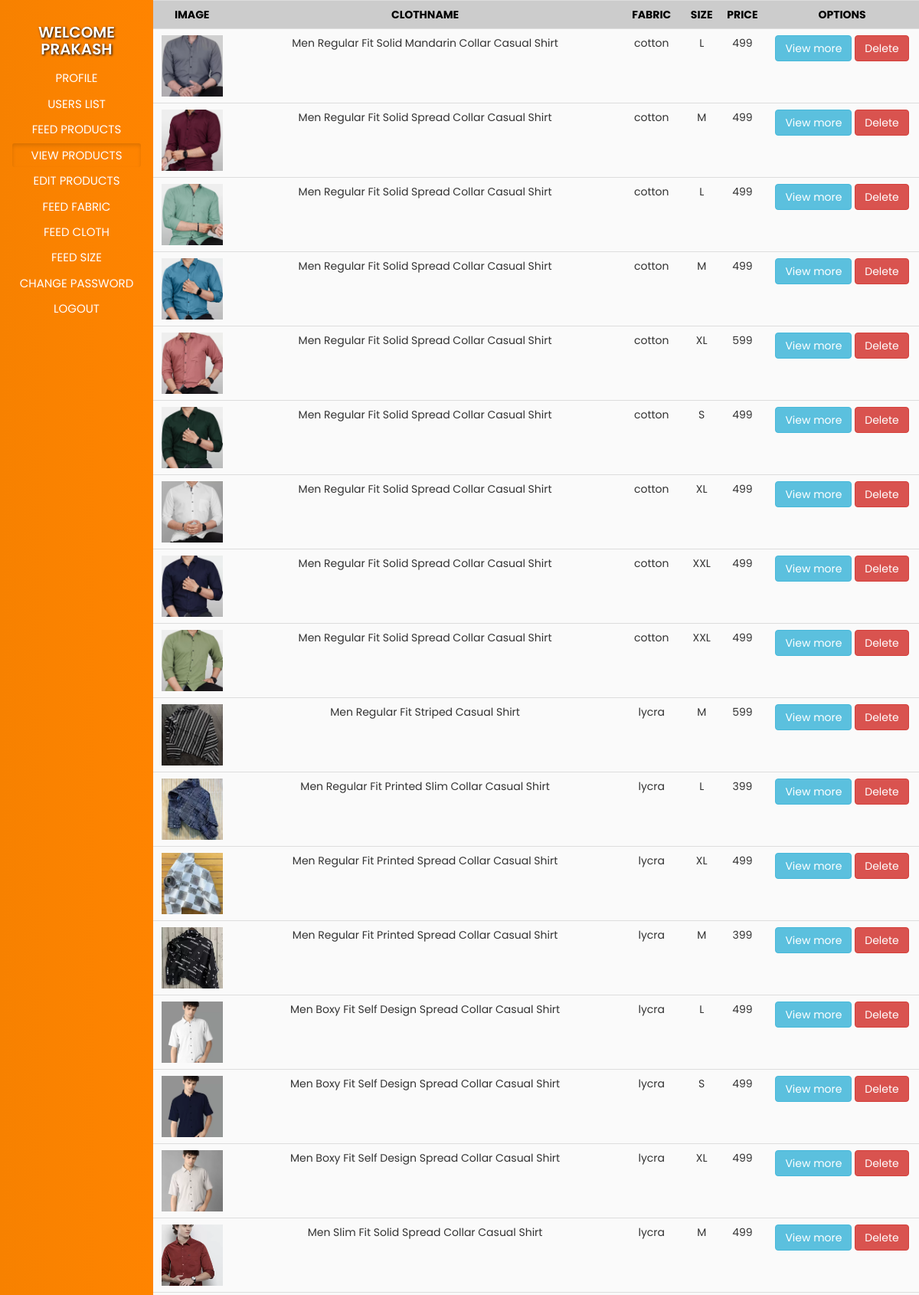
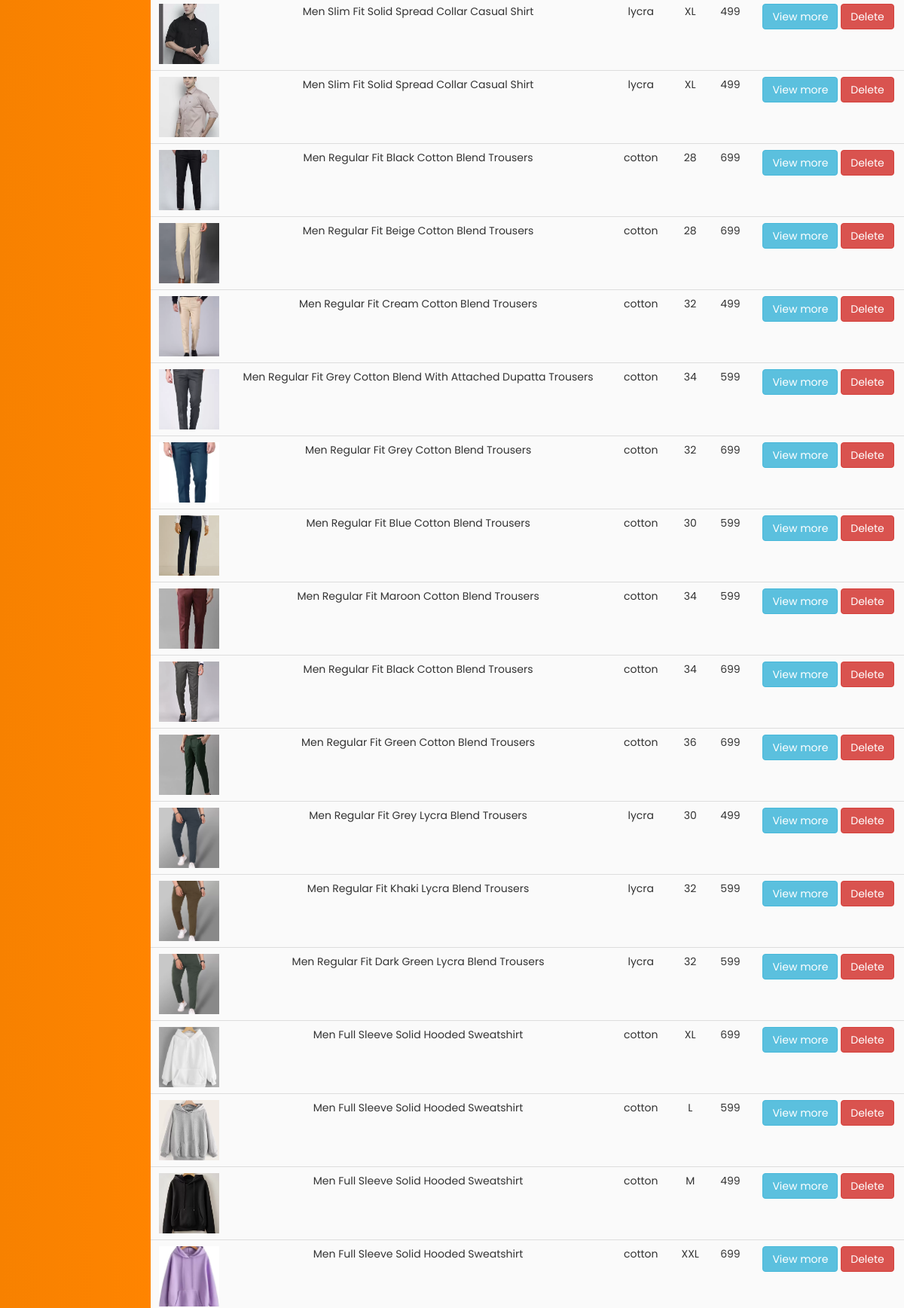
Page /admin/viewproducts.php (signed in, upper part) on the committed database (2 pictures, top to bottom).
### tables this page shows
CREATE TABLE `cloths` (
  `CID` int(11) NOT NULL,
  `CNAME` varchar(300) NOT NULL,
  `CFABRIC_TYP` varchar(150) NOT NULL,
  `CCLOTH` varchar(150) NOT NULL,
  `CSIZE` varchar(100) NOT NULL,
  `PRICE` varchar(100) NOT NULL,
  `FILE` varchar(600) NOT NULL,
  `KEYWORDS` varchar(1000) NOT NULL
);

### admin/viewproducts.php (the view, shortened to what this page needs)
<?php
include("../includes/database.php");
?>
<!DOCTYPE html>
<html lang="en">
<head>
    <link rel="stylesheet" href="https://maxcdn.bootstrapcdn.com/bootstrap/3.4.1/css/bootstrap.min.css">
    <link rel="stylesheet" href="https://cdnjs.cloudflare.com/ajax/libs/font-awesome/6.4.0/css/all.min.css" />
</head>
<body>
    <div class="container-fluid">
        <div class="row">
            <div class="col-md-4 col-lg-2 col-xl-2 col-sm-4 col-xs-4 navigation-links-container">
                <div class="icons">
                <a class="links" id="indicator" href="adminhome.php"><ion-icon name="arrow-back-outline"></ion-icon></a>
                    <a class="links" href="viewproducts.php"><ion-icon name="refresh-outline"></ion-icon></a>
                </div>
                <h4 class="text-center dashboard-owner-name">WELCOME <?php echo $_SESSION["ANAME"]; ?></h4>
                <div class="links-box">
                    <a class="btn links" href="adminprofile.php">PROFILE</a>
                    <a class="btn links" href="userslist.php">USERS LIST</a>
                    <a class="btn links" href="addproducts.php">FEED PRODUCTS</a>
                    <a class="btn links active" href="viewproducts.php">VIEW PRODUCTS</a>
                    <a class="btn links" href="">EDIT PRODUCTS</a>
                    <a class="btn links" href="addfabric.php">FEED FABRIC</a>
                    <a class="btn links" href="addcloth.php">FEED CLOTH</a>
                    <a class="btn links" href="addsize.php">FEED SIZE</a>
                    <a class="btn links" href="achangepass.php">CHANGE PASSWORD</a>
                    <a class="btn links" href="adminlogout.php">LOGOUT</a>
                </div>
            </div>
            <div class="col-md-8 col-lg-10 col-xl-10 col-sm-8 col-xs-8 content-display-container">
            <table class="table text-center table-hover table-responsive">
<tr class="table-headings">
     <th class="text-center">IMAGE</th>
     <th class="text-center">CLOTHNAME</th>
     <th class="text-center">FABRIC</th>
     <th class="text-center">SIZE</th>
     <th class="text-center">PRICE</th>
     <th class="text-center">OPTIONS</th>
 </tr>
 <?php
 $sql="SELECT * FROM cloths";
 $res=$db->query($sql);
 if($res->num_rows>0)
 {
     while($row=$res->fetch_assoc())
     {
     $CID=$row["CID"];
     $CNAME=$row["CNAME"];
     $CFABRIC_TYP=$row["CFABRIC_TYP"];
     $CCLOTH=$row["CCLOTH"];
     $CSIZE=$row["CSIZE"];
     $PRICE=$row["PRICE"];
     $FILE=$row["FILE"];
     $KEYWORDS=$row["KEYWORDS"];
     echo"
          <tr>
          <td><img src='./cloth/$FILE' style='width:80px; height:80px; object-fit:cover;' class='image'></td>
          <td>$CNAME</td>
          <td>$CFABRIC_TYP</td>
          <td>$CSIZE</td>
          <td>$PRICE</td>
          <td><a href='editproduct.php?c=$CID&cn=$CNAME&cf=$CFABRIC_TYP&cc=$CCLOTH&cs=$CSIZE&p=$PRICE&f=$FILE&k=$KEYWORDS' class='btn btn-info'>View more</a>        <a href='delete.php?CID=$CID' class='btn btn-danger'>Delete</a></td>
          </tr>
          ";
     }
 }
 ?>
</table>
            </div>
        </div>
    </div>
</body>
</html>

### admin/viewproducts.php (style rules this page uses)
body { font-family: 'Poppins', sans-serif; }
.navigation-links-container { box-shadow: 0 3px 1px -2px rgba(0, 0, 0, 0.2), 0 2px 2px 0 rgba(0, 0, 0, 0.14), 0 1px 5px 0 rgba(0, 0, 0, 0.12); height: 100vh; background-image: linear-gradient(to right, #F78100, #ff8400); display: flex; flex-direction: column; flex-wrap: wrap; }
.navigation-links-container .dashboard-owner-name { text-transform: uppercase; width: 100%; font-weight: 600; font-size: 20px; color: white; text-shadow: 1px 1px 3px black; text-decoration: none; }
.navigation-links-container .links { text-decoration: none; color: white; font-size: 15px; padding: 5px; }
.links-box { display: flex; flex-wrap: wrap; flex-direction: column; }
.content-display-container { padding: 0; height: 100vh; background-color: #fafafa; overflow-y:scroll; }
.table-headings { background-color:#ccc; color:black; }

### rows in the picture
cloths: FILE (picture), CNAME "Men Regular Fit Solid Mandarin Collar Casual Shirt", CFABRIC_TYP "cotton", CSIZE "L", PRICE "499"
cloths: FILE (picture), CNAME "Men Regular Fit Solid Spread Collar Casual Shirt", CFABRIC_TYP "cotton", CSIZE "M", PRICE "499"
cloths: FILE (picture), CNAME "Men Regular Fit Solid Spread Collar Casual Shirt", CFABRIC_TYP "cotton", CSIZE "L", PRICE "499"
cloths: FILE (picture), CNAME "Men Regular Fit Solid Spread Collar Casual Shirt", CFABRIC_TYP "cotton", CSIZE "M", PRICE "499"
cloths: FILE (picture), CNAME "Men Regular Fit Solid Spread Collar Casual Shirt", CFABRIC_TYP "cotton", CSIZE "XL", PRICE "599"
cloths: FILE (picture), CNAME "Men Regular Fit Solid Spread Collar Casual Shirt", CFABRIC_TYP "cotton", CSIZE "S", PRICE "499"
cloths: FILE (picture), CNAME "Men Regular Fit Solid Spread Collar Casual Shirt", CFABRIC_TYP "cotton", CSIZE "XL", PRICE "499"
cloths: FILE (picture), CNAME "Men Regular Fit Solid Spread Collar Casual Shirt", CFABRIC_TYP "cotton", CSIZE "XXL", PRICE "499"
cloths: FILE (picture), CNAME "Men Regular Fit Solid Spread Collar Casual Shirt", CFABRIC_TYP "cotton", CSIZE "XXL", PRICE "499"
cloths: FILE (picture), CNAME "Men Regular Fit Striped Casual Shirt", CFABRIC_TYP "lycra", CSIZE "M", PRICE "599"
cloths: FILE (picture), CNAME "Men Regular Fit Printed Slim Collar Casual Shirt", CFABRIC_TYP "lycra", CSIZE "L", PRICE "399"
cloths: FILE (picture), CNAME "Men Regular Fit Printed Spread Collar Casual Shirt", CFABRIC_TYP "lycra", CSIZE "XL", PRICE "499"
cloths: FILE (picture), CNAME "Men Regular Fit Printed Spread Collar Casual Shirt", CFABRIC_TYP "lycra", CSIZE "M", PRICE "399"
cloths: FILE (picture), CNAME "Men Boxy Fit Self Design Spread Collar Casual Shirt", CFABRIC_TYP "lycra", CSIZE "L", PRICE "499"
cloths: FILE (picture), CNAME "Men Boxy Fit Self Design Spread Collar Casual Shirt", CFABRIC_TYP "lycra", CSIZE "S", PRICE "499"
cloths: FILE (picture), CNAME "Men Boxy Fit Self Design Spread Collar Casual Shirt", CFABRIC_TYP "lycra", CSIZE "XL", PRICE "499"
cloths: FILE (picture), CNAME "Men Slim Fit Solid Spread Collar Casual Shirt", CFABRIC_TYP "lycra", CSIZE "M", PRICE "499"
cloths: FILE (picture), CNAME "Men Slim Fit Solid Spread Collar Casual Shirt", CFABRIC_TYP "lycra", CSIZE "XL", PRICE "499"
cloths: FILE (picture), CNAME "Men Slim Fit Solid Spread Collar Casual Shirt", CFABRIC_TYP "lycra", CSIZE "XL", PRICE "499"
cloths: FILE (picture), CNAME "Men Regular Fit Black Cotton Blend Trousers", CFABRIC_TYP "cotton", CSIZE "28", PRICE "699"
cloths: FILE (picture), CNAME "Men Regular Fit Beige Cotton Blend Trousers", CFABRIC_TYP "cotton", CSIZE "28", PRICE "699"
cloths: FILE (picture), CNAME "Men Regular Fit Cream Cotton Blend Trousers", CFABRIC_TYP "cotton", CSIZE "32", PRICE "499"
cloths: FILE (picture), CNAME "Men Regular Fit Grey Cotton Blend With Attached Dupatta Trousers", CFABRIC_TYP "cotton", CSIZE "34", PRICE "599"
cloths: FILE (picture), CNAME "Men Regular Fit Grey Cotton Blend Trousers", CFABRIC_TYP "cotton", CSIZE "32", PRICE "699"
cloths: FILE (picture), CNAME "Men Regular Fit Blue Cotton Blend Trousers", CFABRIC_TYP "cotton", CSIZE "30", PRICE "599"
cloths: FILE (picture), CNAME "Men Regular Fit Maroon Cotton Blend Trousers", CFABRIC_TYP "cotton", CSIZE "34", PRICE "599"
cloths: FILE (picture), CNAME "Men Regular Fit Black Cotton Blend Trousers", CFABRIC_TYP "cotton", CSIZE "34", PRICE "699"
cloths: FILE (picture), CNAME "Men Regular Fit Green Cotton Blend Trousers", CFABRIC_TYP "cotton", CSIZE "36", PRICE "699"
cloths: FILE (picture), CNAME "Men Regular Fit Grey Lycra Blend Trousers", CFABRIC_TYP "lycra", CSIZE "30", PRICE "499"
cloths: FILE (picture), CNAME "Men Regular Fit Khaki Lycra Blend Trousers", CFABRIC_TYP "lycra", CSIZE "32", PRICE "599"
cloths: FILE (picture), CNAME "Men Regular Fit Dark Green Lycra Blend Trousers", CFABRIC_TYP "lycra", CSIZE "32", PRICE "599"
cloths: FILE (picture), CNAME "Men Full Sleeve Solid Hooded Sweatshirt", CFABRIC_TYP "cotton", CSIZE "XL", PRICE "699"
cloths: FILE (picture), CNAME "Men Full Sleeve Solid Hooded Sweatshirt", CFABRIC_TYP "cotton", CSIZE "L", PRICE "599"
cloths: FILE (picture), CNAME "Men Full Sleeve Solid Hooded Sweatshirt", CFABRIC_TYP "cotton", CSIZE "M", PRICE "499"
cloths: FILE (picture), CNAME "Men Full Sleeve Solid Hooded Sweatshirt", CFABRIC_TYP "cotton", CSIZE "XXL", PRICE "699"

### other values in the picture
$_SESSION["ANAME"] "PRAKASH"
